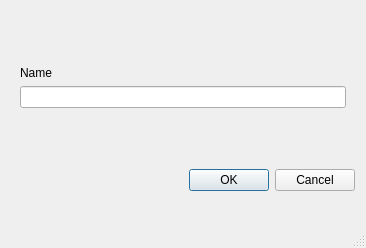
<?xml version="1.0" encoding="UTF-8"?>
<ui version="4.0">
 <class>addCategoryDialog</class>
 <widget class="QDialog" name="addCategoryDialog">
  <property name="windowModality">
   <enum>Qt::WindowModality::ApplicationModal</enum>
  </property>
  <property name="geometry">
   <rect>
    <x>0</x>
    <y>0</y>
    <width>366</width>
    <height>248</height>
   </rect>
  </property>
  <property name="minimumSize">
   <size>
    <width>0</width>
    <height>0</height>
   </size>
  </property>
  <property name="windowTitle">
   <string>Add Category</string>
  </property>
  <property name="sizeGripEnabled">
   <bool>true</bool>
  </property>
  <property name="modal">
   <bool>true</bool>
  </property>
  <layout class="QVBoxLayout" name="verticalLayout">
   <item>
    <widget class="QWidget" name="widget" native="true">
     <property name="sizePolicy">
      <sizepolicy hsizetype="Preferred" vsizetype="Maximum">
       <horstretch>0</horstretch>
       <verstretch>0</verstretch>
      </sizepolicy>
     </property>
     <layout class="QVBoxLayout" name="verticalLayout_2">
      <item>
       <widget class="QLabel" name="label_2">
        <property name="text">
         <string>Name</string>
        </property>
       </widget>
      </item>
      <item>
       <widget class="QLineEdit" name="inputName">
        <property name="maxLength">
         <number>32</number>
        </property>
       </widget>
      </item>
     </layout>
    </widget>
   </item>
   <item>
    <widget class="QDialogButtonBox" name="buttonBox">
     <property name="orientation">
      <enum>Qt::Orientation::Horizontal</enum>
     </property>
     <property name="standardButtons">
      <set>QDialogButtonBox::StandardButton::Cancel|QDialogButtonBox::StandardButton::Ok</set>
     </property>
    </widget>
   </item>
  </layout>
 </widget>
 <resources/>
 <connections>
  <connection>
   <sender>buttonBox</sender>
   <signal>accepted()</signal>
   <receiver>addCategoryDialog</receiver>
   <slot>accept()</slot>
   <hints>
    <hint type="sourcelabel">
     <x>248</x>
     <y>254</y>
    </hint>
    <hint type="destinationlabel">
     <x>157</x>
     <y>274</y>
    </hint>
   </hints>
  </connection>
  <connection>
   <sender>buttonBox</sender>
   <signal>rejected()</signal>
   <receiver>addCategoryDialog</receiver>
   <slot>reject()</slot>
   <hints>
    <hint type="sourcelabel">
     <x>316</x>
     <y>260</y>
    </hint>
    <hint type="destinationlabel">
     <x>286</x>
     <y>274</y>
    </hint>
   </hints>
  </connection>
 </connections>
</ui>
